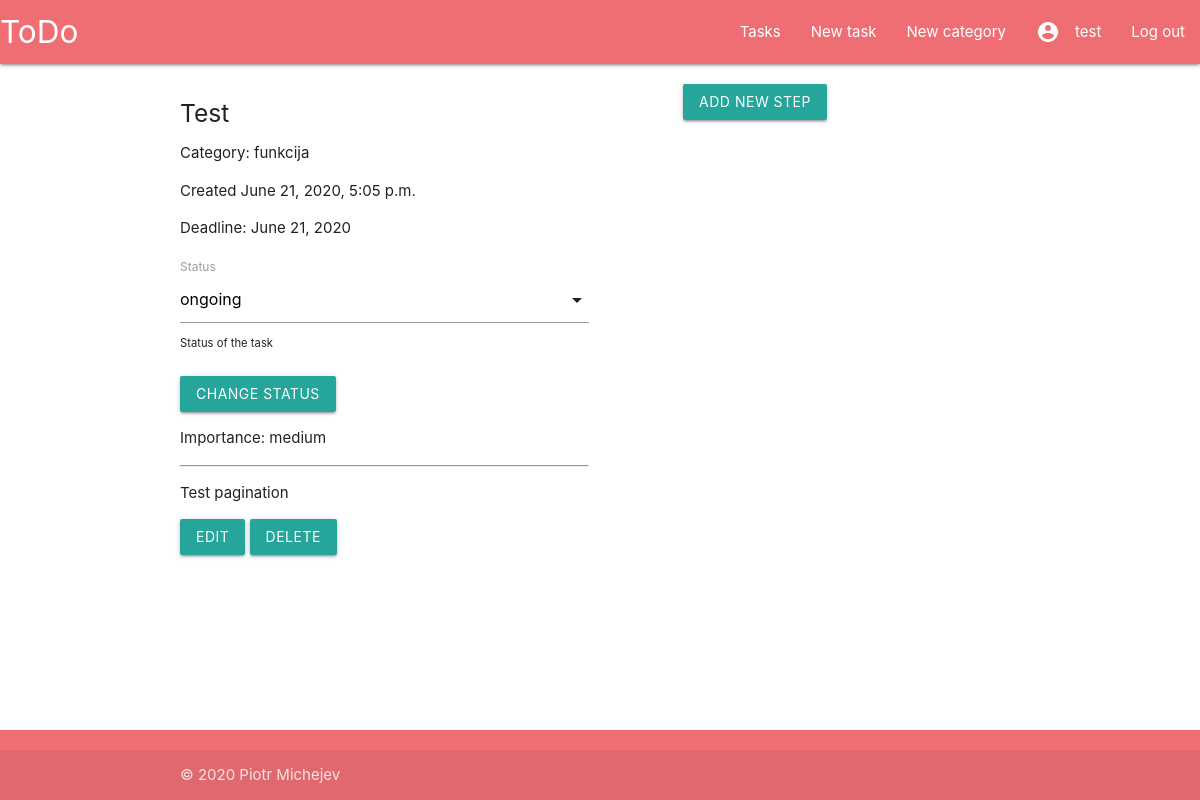
Before: /todoapp/tasks/5 (signed in) with the older database file.
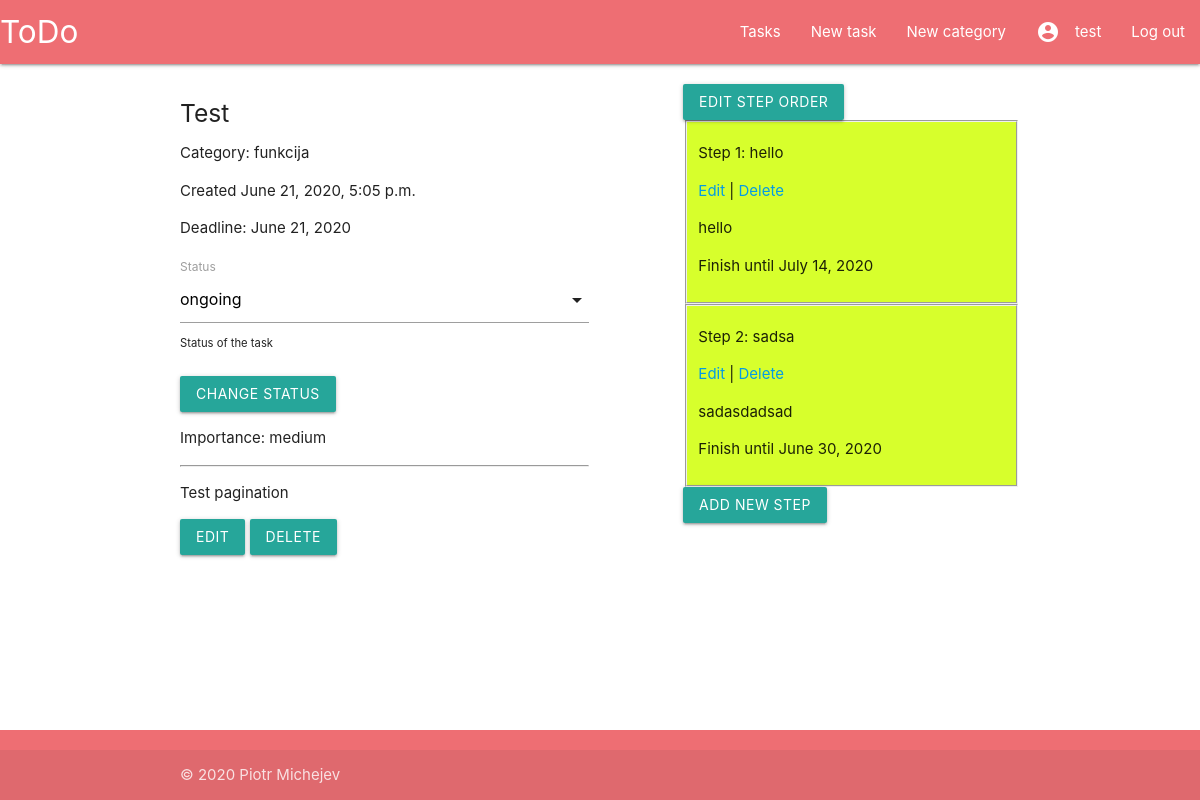
After: the same page with the newer database file.
### todoapp/models.py (models this page shows, shortened)
class Step(models.Model):
    title = models.CharField('Title', max_length=200, help_text="Step name")
    description = models.TextField('Description', max_length=1000, help_text='Step description')
    due_date = models.DateField('Deadline', null=True, blank=True, help_text='Step deadline')
    task_id = models.ForeignKey('Task', on_delete=models.SET_NULL, null=True, related_name='steps')
    lookup_id = models.UUIDField(default=uuid.uuid4, editable=False, db_index=True)
    class Meta:
        verbose_name = 'Step'
        verbose_name_plural = 'Steps'
        ordering = ['number']
    def order():
        default_number = 0
        return default_number
    number = models.IntegerField('Step number', default=order)

### todoapp/views.py (the view, shortened to what this page needs)
# urls.py: path('tasks/<int:pk>', views.TaskDetailView.as_view(), name='task'),
class TaskDetailView(LoginRequiredMixin, UserPassesTestMixin, UpdateView):
    model = Task
    template_name = 'task.html'
    form_class = TaskStatusForm
    def test_func(self):
        task = self.get_object()
        return self.request.user == task.user

### todoapp/forms.py
class TaskStatusForm(forms.ModelForm):
    class Meta:
        model = Task
        fields = ['status', 'user']
        widgets = {'user': forms.HiddenInput()}

### todoapp/templates/task.html (shortened to what this page needs)
{% extends "base.html" %}
{% load crispy_forms_tags %}
{% block content %}
    <div class="container col s12">
        <div class="row">
            <div class="col s6">
                <h5>{{ object.title }}</h5>
                <p> Category: {{ object.category.name }}</p>
                <p> Created {{ object.date_created }}</p>
                <p> Deadline: {{ object.due_date }}</p>
                <p>
                    <form action="" method="post">
                        {{ form|crispy }}</br>
                        <input class="btn" type="submit" value="Change status">
                    </form>
                </p>
                <p> Importance: {{ object.get_importance_display }}</p>
                <hr>
                <p> {{ object.description }}</p>
                <p><a class="btn" href="{% url 'task-update' object.id %}">Edit</a> <a class="btn" href="{% url 'task-delete' object.id %}">Delete</a></p>
            </div>
            <div class="col s1"></div>
            <div class="col s5">
                {% if object.steps.all %}
                    <a class="btn" href=" {% url 'steps' object.id %}">Edit step order</a>
                    {% for step in object.steps.all %}
                        <fieldset style="background-color:{{ step.task_id.category.color }}">
                            <p>Step {{step.number }}: {{ step.title }}</p>
                            <p> <a href="{% url 'step-update' step.id  %}">Edit</a> | <a href="{% url 'step-delete' step.id  %}">Delete</a></p>
                            <p>{{ step.description }}</p>
                            <p>Finish until {{ step.due_date }}</p>
                        </fieldset>
                    {% endfor %}
                {% endif %}
                <a class="btn" href="{% url 'step' object.id %}">Add new step</a>
            </div>
        </div>
    </div>
{% endblock %}

Changed rows visible on the page:
added Step: number "1", title "hello", description "hello", due_date "July 14, 2020"
now on this page (row edited): Step: number "2", title "sadsa", description "sadasdadsad", due_date "June 30, 2020"
changed Step: task_id_id empty → 5 (drawn)
Other visible differences:
text now shown: "EDIT STEP ORDER"
